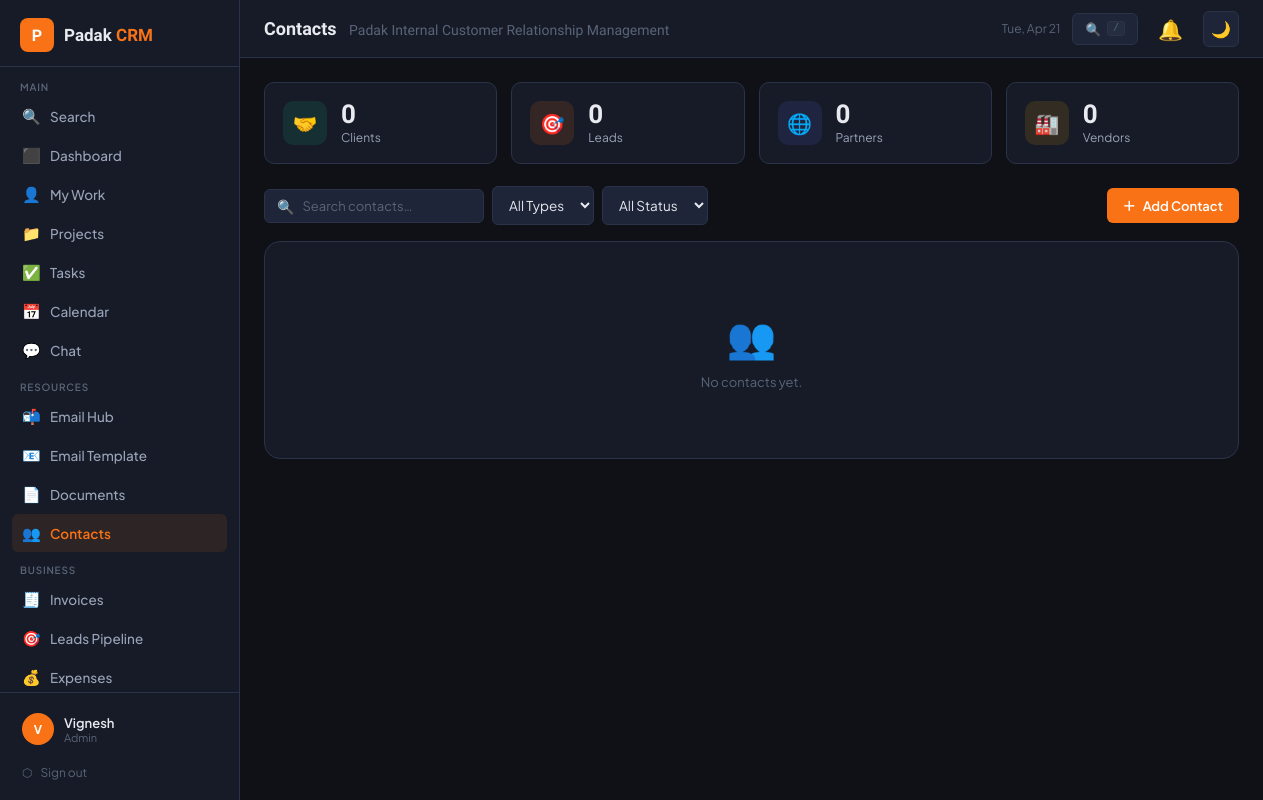
The page /contacts.php (signed in) on the database as committed earlier.
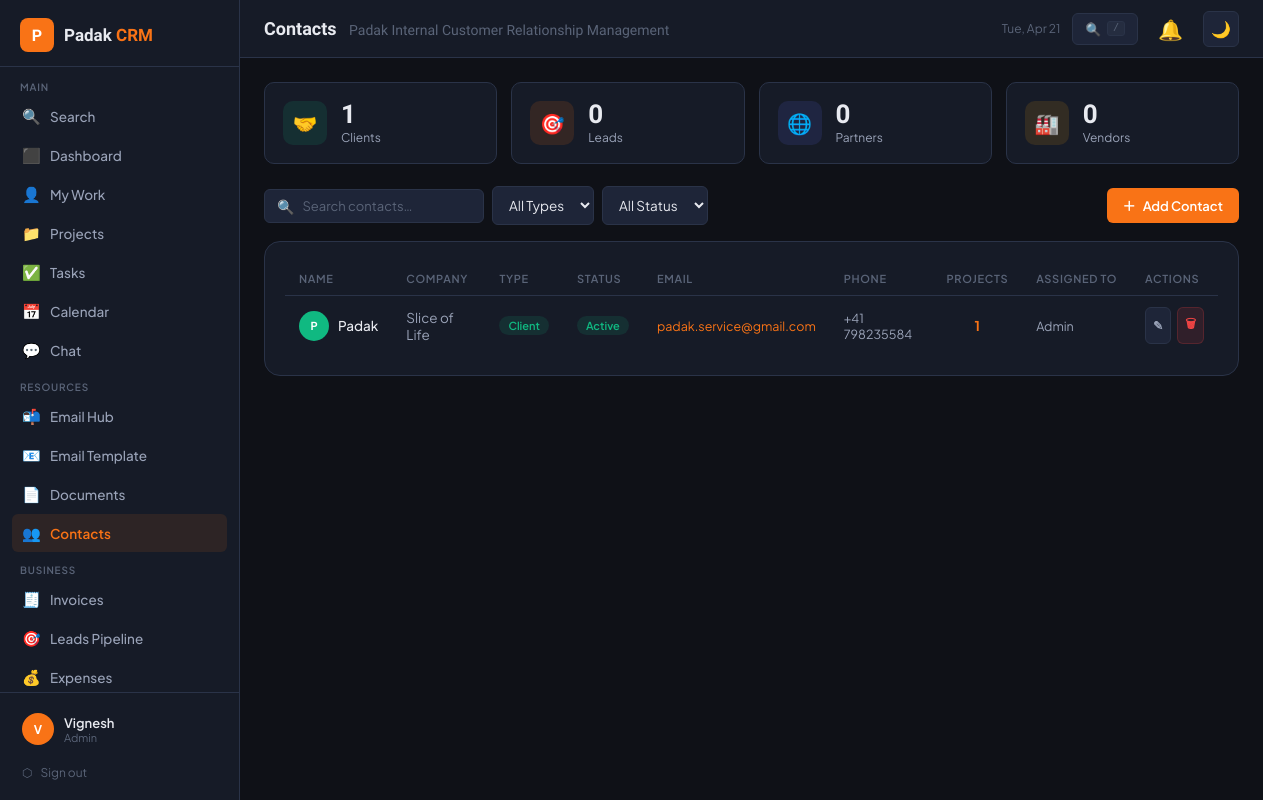
The same page on the database as committed later.
### tables this page shows
CREATE TABLE `contacts` (
  `id` int(11) NOT NULL,
  `name` varchar(150) NOT NULL,
  `company` varchar(150) DEFAULT NULL,
  `email` varchar(150) DEFAULT NULL,
  `phone` varchar(50) DEFAULT NULL,
  `address` text DEFAULT NULL,
  `type` enum('client','lead','partner','vendor') DEFAULT 'lead',
  `status` enum('active','inactive','prospect') DEFAULT 'prospect',
  `notes` text DEFAULT NULL,
  `assigned_to` int(11) DEFAULT NULL,
  `created_by` int(11) NOT NULL,
  `created_at` datetime DEFAULT current_timestamp(),
  `updated_at` datetime DEFAULT current_timestamp() ON UPDATE current_timestamp()
);

CREATE TABLE `users` (
  `id` int(11) NOT NULL,
  `name` varchar(100) NOT NULL,
  `email` varchar(150) NOT NULL,
  `password` varchar(255) NOT NULL,
  `role` enum('admin','manager','member') DEFAULT 'member',
  `avatar` varchar(255) DEFAULT NULL,
  `phone` varchar(30) DEFAULT NULL,
  `department` varchar(100) DEFAULT NULL,
  `status` enum('active','inactive') DEFAULT 'active',
  `last_login` datetime DEFAULT NULL,
  `created_at` datetime DEFAULT current_timestamp()
);

### config.php (called while the page is built, shortened)
<?php
function isManager(): bool { return in_array($_SESSION['crm_role'] ?? '', ['admin','manager']); }
function h(string $s): string { return htmlspecialchars($s, ENT_QUOTES, 'UTF-8'); }
function statusColor(string $status): string {
    return match($status) {
        'active','done','completed' => '#10b981',
        'planning','todo' => '#6366f1',
        'in_progress' => '#f59e0b',
        'review' => '#8b5cf6',
        'on_hold' => '#94a3b8',
        'cancelled','inactive' => '#ef4444',
        'prospect','lead' => '#f97316',
        'client' => '#10b981',
        'partner' => '#6366f1',
        'urgent','high' => '#ef4444',
        'medium' => '#f59e0b',
        'low' => '#10b981',
        default => '#94a3b8'
    };
}

### contacts.php (the view, shortened to what this page needs)
<?php
require_once 'config.php';
require_once 'includes/layout.php';
$db = getCRMDB();
$search   = trim($_GET['q'] ?? '');
$where = "1=1";
$contacts = $db->query("
  SELECT c.*, u.name AS assignee_name,
    (SELECT COUNT(*) FROM projects WHERE contact_id=c.id) AS proj_count
  FROM contacts c
  LEFT JOIN users u ON u.id=c.assigned_to
  WHERE $where ORDER BY c.updated_at DESC
")->fetch_all(MYSQLI_ASSOC);
$type_stats = [];
foreach (['client','lead','partner','vendor'] as $t) {
    $type_stats[$t] = $db->query("SELECT COUNT(*) FROM contacts WHERE type='$t'")->fetch_row()[0];
}
?>
<div class="stats-grid" style="grid-template-columns:repeat(4,1fr)">
  <?php $icons=['client'=>'🤝','lead'=>'🎯','partner'=>'🌐','vendor'=>'🏭']; $colors=['client'=>'#10b981','lead'=>'#f97316','partner'=>'#6366f1','vendor'=>'#f59e0b']; ?>
  <?php foreach ($type_stats as $t=>$n): ?>
  <div class="stat-card" style="cursor:pointer" onclick="document.querySelector('[name=type]').value='<?= $t ?>';document.getElementById('filter-form').submit()">
    <div class="stat-icon" style="background:<?= $colors[$t] ?>20"><?= $icons[$t] ?></div>
    <div><div class="stat-val"><?= $n ?></div><div class="stat-lbl"><?= ucfirst($t) ?>s</div></div>
  </div>
  <?php endforeach; ?>
</div>
<div style="display:flex;align-items:center;justify-content:space-between;gap:12px;margin-bottom:16px;flex-wrap:wrap">
  <form id="filter-form" method="GET" style="display:flex;gap:8px;flex-wrap:wrap;align-items:center">
    <div class="search-box">
      <span style="color:var(--text3)">🔍</span>
      <input type="text" name="q" placeholder="Search contacts…" value="<?= h($search) ?>">
    </div>
    <select name="type" class="form-control" style="width:auto" onchange="this.form.submit()">
      <option value="">All Types</option>
    </select>
    <select name="status" class="form-control" style="width:auto" onchange="this.form.submit()">
      <option value="">All Status</option>
    </select>
  </form>
  <button class="btn btn-primary" onclick="openModal('modal-contact')">＋ <span>Add Contact</span></button>
</div>
<?php if (empty($contacts)): ?>
<div class="card"><div class="empty-state"><div class="icon">👥</div><p>No contacts yet.</p></div></div>
<?php else: ?>
<div class="card">
  <div class="table-wrap">
    <table>
      <thead><tr>
        <th>Name</th><th>Company</th><th>Type</th><th>Status</th><th>Email</th><th>Phone</th><th>Projects</th><th>Assigned To</th><th>Actions</th>
      </tr></thead>
      <tbody>
        <?php foreach ($contacts as $c):
          $tc=statusColor($c['type']); $sc=statusColor($c['status']);
          $initials = implode('',array_map(fn($w)=>strtoupper($w[0]),explode(' ',$c['name'])));
          $initials  = substr($initials,0,2);
        ?>
        <tr>
          <td>
            <div style="display:flex;align-items:center;gap:9px">
              <div class="avatar" style="background:<?= $tc ?>;width:30px;height:30px;font-size:11px;flex-shrink:0"><?= h($initials) ?></div>
              <span class="td-main"><?= h($c['name']) ?></span>
            </div>
          </td>
          <td><?= h($c['company'] ?? '—') ?></td>
          <td><span class="badge" style="background:<?= $tc ?>20;color:<?= $tc ?>"><?= h($c['type']) ?></span></td>
          <td><span class="badge" style="background:<?= $sc ?>20;color:<?= $sc ?>"><?= h($c['status']) ?></span></td>
          <td><?= $c['email'] ? '<a href="mailto:'.h($c['email']).'" style="color:var(--orange);font-size:12.5px">'.h($c['email']).'</a>' : '—' ?></td>
          <td style="font-size:12.5px"><?= h($c['phone'] ?? '—') ?></td>
          <td style="text-align:center"><span style="font-weight:700;color:var(--orange)"><?= $c['proj_count'] ?></span></td>
          <td style="font-size:12.5px"><?= h($c['assignee_name'] ?? '—') ?></td>
          <td>
            <div style="display:flex;gap:6px">
              <button class="btn btn-ghost btn-sm btn-icon" onclick="openEditContact(<?= htmlspecialchars(json_encode($c)) ?>)" title="Edit">✎</button>
              <?php if (isManager()): ?>
              <form method="POST" onsubmit="return confirm('Delete contact?')">
                <button type="submit" class="btn btn-danger btn-sm btn-icon" title="Delete">🗑</button>
              </form>
              <?php endif; ?>
            </div>
          </td>
        </tr>
        <?php endforeach; ?>
      </tbody>
    </table>
  </div>
</div>
<?php endif; ?>

Rows that differ between the two databases and show on the page:
added contacts: name "P", name "Padak", company "Slice of Life", type "Client", status "Active", email "padak.service@gmail.com", phone "+41 798235584", proj_count "1", assigned_to.name "Admin"
Other text that changed with them:
new list line: "🤝 1 Client s"
text no longer shown: "👥 No contacts yet."
text now shown: "NAME COMPANY TYPE STATUS EMAIL PHONE PROJECTS ASSIGNED TO ACTIONS"
list line gone: "🤝 0 Client s"
